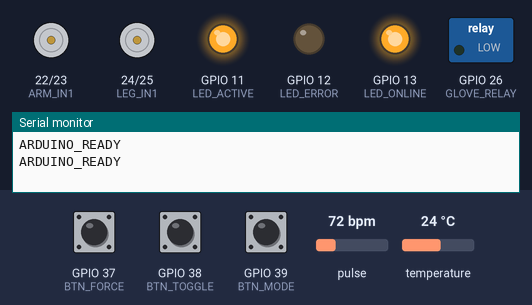
Simulated run of this sketch. Board: ESP32. Parts: motor-driver pin pairs drawn as motors (green arrow = first pin HIGH = forward, orange = second pin HIGH = backward, longer = more drive, scaled by the enable pin), switched loads named in the sketch (green lamp = pin HIGH), output pins drawn as LEDs (lit = HIGH), the last lines printed to the serial monitor. The test bench sets the inputs (shaded band); at power-on: GPIO 38 (BTN_TOGGLE) HIGH, GPIO 39 (BTN_MODE) HIGH, GPIO 37 (BTN_FORCE) HIGH, pulse 72 bpm, temperature 24 °C. Random numbers use the default seed unless the sketch sets one.

Above: at 1.7 s.
1.8 s: GPIO 38 (BTN_TOGGLE) pulled LOW for 3.2 s
At 6.1 s:
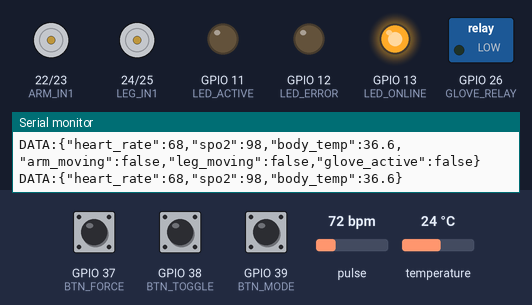
6.5 s: GPIO 38 (BTN_TOGGLE) pulled LOW for 0.95 s
At 7.1 s:
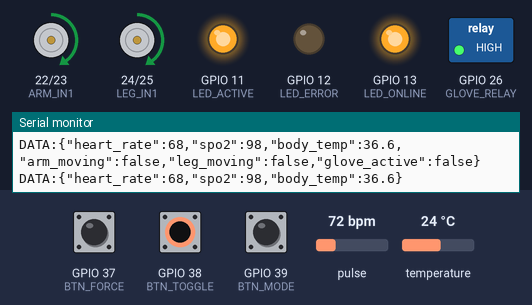
11.1 s: GPIO 39 (BTN_MODE) pulled LOW for 0.95 s
At 13.4 s:
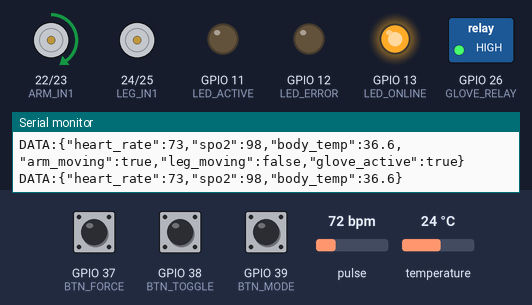
15.7 s: GPIO 37 (BTN_FORCE) pulled LOW for 0.95 s
At 17.3 s:
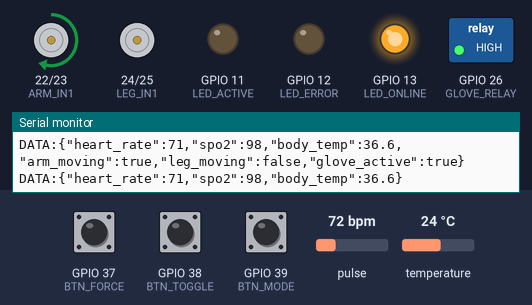
20.3 s: GPIO 39 (BTN_MODE) pulled LOW for 0.95 s
At 21.9 s:
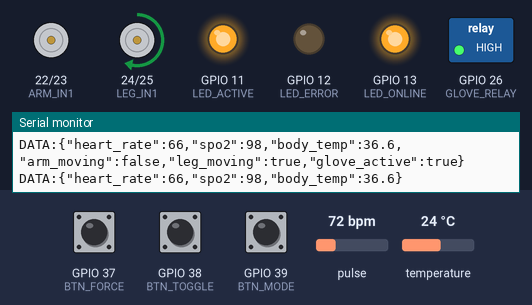
24.9 s: GPIO 37 (BTN_FORCE) pulled LOW for 0.95 s
At 27.4 s:
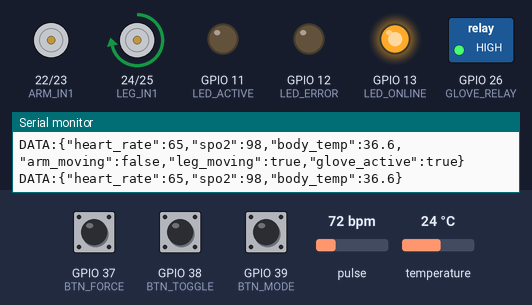
Timing chart, 0 to 30.5 s (numbered marks = the images above; inputs shaded):
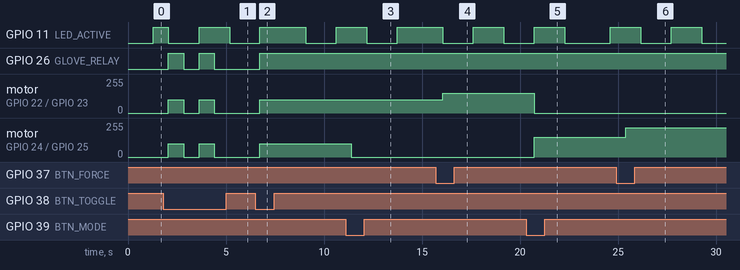

The sketch:

arduino.ino
```cpp
#include <MAX30105.h>
#include <Wire.h>
#include <OneWire.h>
#include <DallasTemperature.h>

MAX30105 particleSensor;
OneWire oneWire(2);
DallasTemperature temperatureSensor(&oneWire);

// Arduino-to-ESP32 serial link.
// Mega 2560 uses Serial1:
//   Mega TX1 pin 18 -> ESP32 RX2 GPIO16
//   Mega RX1 pin 19 <- ESP32 TX2 GPIO17
//   Mega GND        -> ESP32 GND
//
// Uno/Nano fallback uses Serial:
//   Arduino TX pin 1 -> ESP32 RX2 GPIO16
//   Arduino RX pin 0 <- ESP32 TX2 GPIO17
//   Arduino GND      -> ESP32 GND
#if defined(HAVE_HWSERIAL1)
  #define ESP32_LINK Serial1
#else
  #define ESP32_LINK Serial
#endif

#define BTN_FORCE  A1
#define BTN_TOGGLE A2
#define BTN_MODE   A3

#define ARM_IN1  22
#define ARM_IN2  23
#define ARM_EN   9

#define LEG_IN1  24
#define LEG_IN2  25
#define LEG_EN   10

#define GLOVE_RELAY 26

#define LED_ONLINE 13
#define LED_ERROR  12
#define LED_ACTIVE 11

unsigned long lastSensorRead = 0;
unsigned long lastSend = 0;
unsigned long lastButtonPress = 0;

int cachedBPM = 0;
int cachedSpO2 = 0;
float cachedTemp = 36.6;

bool sensorInitialized = false;
bool armMoving = false;
bool legMoving = false;
bool gloveActive = false;
bool sessionActive = false;
int currentForceLevel = 1;
int currentMode = 0;

char cmdBuffer[40];
byte cmdIndex = 0;

int speedForForceLevel(int forceLevel) {
  if (forceLevel <= 1) return 100;
  if (forceLevel == 2) return 150;
  return 220;
}

void applySessionOutputs() {
  int speed = speedForForceLevel(currentForceLevel);

  if (currentMode == 1) {
    motorExtend(ARM_IN1, ARM_IN2, ARM_EN, speed);
    motorStop(LEG_IN1, LEG_IN2, LEG_EN);
    armMoving = true;
    legMoving = false;
  } else if (currentMode == 2) {
    motorStop(ARM_IN1, ARM_IN2, ARM_EN);
    motorExtend(LEG_IN1, LEG_IN2, LEG_EN, speed);
    armMoving = false;
    legMoving = true;
  } else {
    motorExtend(ARM_IN1, ARM_IN2, ARM_EN, speed);
    motorExtend(LEG_IN1, LEG_IN2, LEG_EN, speed);
    armMoving = true;
    legMoving = true;
  }

  digitalWrite(GLOVE_RELAY, HIGH);
  gloveActive = true;
}

void stopAllOutputs() {
  motorStop(ARM_IN1, ARM_IN2, ARM_EN);
  motorStop(LEG_IN1, LEG_IN2, LEG_EN);
  digitalWrite(GLOVE_RELAY, LOW);
  armMoving = false;
  legMoving = false;
  gloveActive = false;
  sessionActive = false;
}

void setup() {
  Serial.begin(115200);
  ESP32_LINK.begin(115200);
  delay(500);

  pinMode(BTN_FORCE, INPUT_PULLUP);
  pinMode(BTN_TOGGLE, INPUT_PULLUP);
  pinMode(BTN_MODE, INPUT_PULLUP);

  pinMode(ARM_IN1, OUTPUT);
  pinMode(ARM_IN2, OUTPUT);
  pinMode(ARM_EN, OUTPUT);

  pinMode(LEG_IN1, OUTPUT);
  pinMode(LEG_IN2, OUTPUT);
  pinMode(LEG_EN, OUTPUT);

  pinMode(GLOVE_RELAY, OUTPUT);

  pinMode(LED_ONLINE, OUTPUT);
  pinMode(LED_ERROR, OUTPUT);
  pinMode(LED_ACTIVE, OUTPUT);

  motorStop(ARM_IN1, ARM_IN2, ARM_EN);
  motorStop(LEG_IN1, LEG_IN2, LEG_EN);
  digitalWrite(GLOVE_RELAY, LOW);

  if (particleSensor.begin(Wire, I2C_SPEED_FAST)) {
    particleSensor.setup();
    sensorInitialized = true;
  } else {
    digitalWrite(LED_ERROR, HIGH);
  }

  temperatureSensor.begin();

  digitalWrite(LED_ONLINE, HIGH);
  Serial.println("ARDUINO_READY");
  ESP32_LINK.println("ARDUINO_READY");
}

void loop() {
  unsigned long now = millis();

  checkButtons();
  checkSerialCommands();

  if (now - lastSensorRead >= 500) {
    readAllSensors();
    lastSensorRead = now;
  }

  if (now - lastSend >= 2000) {
    broadcastVitals();
    lastSend = now;
  }

  digitalWrite(LED_ACTIVE, (now / 500) % 2);
}

void checkButtons() {
  unsigned long now = millis();
  if (now - lastButtonPress < 400) return;

  if (digitalRead(BTN_FORCE) == LOW) {
    currentForceLevel = (currentForceLevel % 3) + 1;
    if (sessionActive) applySessionOutputs();
    lastButtonPress = now;
  }

  else if (digitalRead(BTN_TOGGLE) == LOW) {
    if (sessionActive) {
      stopAllOutputs();
    } else {
      sessionActive = true;
      applySessionOutputs();
    }

    lastButtonPress = now;
  }

  else if (digitalRead(BTN_MODE) == LOW) {
    currentMode = (currentMode + 1) % 3;
    if (sessionActive) applySessionOutputs();
    lastButtonPress = now;
  }
}

void checkSerialCommands() {
  while (ESP32_LINK.available()) {
    char c = ESP32_LINK.read();

    if (c == '\n') {
      cmdBuffer[cmdIndex] = '\0';
      processCommand(cmdBuffer);
      cmdIndex = 0;
    }

    else if (c != '\r') {
      if (cmdIndex < sizeof(cmdBuffer) - 1) {
        cmdBuffer[cmdIndex++] = c;
      }
    }
  }
}

void processCommand(char *cmd) {
  if (startsWith(cmd, "CMD:START") || startsWith(cmd, "CMD:ALL:ON")) {
    sessionActive = true;
    applySessionOutputs();
  }

  else if (startsWith(cmd, "CMD:SET_FORCE:")) {
    currentForceLevel = atoi(cmd + 14);
    if (currentForceLevel < 1) currentForceLevel = 1;
    if (currentForceLevel > 3) currentForceLevel = 3;
    if (sessionActive) applySessionOutputs();
  }

  else if (startsWith(cmd, "CMD:SET_MODE:")) {
    currentMode = atoi(cmd + 13);
    if (currentMode < 0) currentMode = 0;
    if (currentMode > 2) currentMode = 0;
    if (sessionActive) applySessionOutputs();
  }

  else if (startsWith(cmd, "CMD:RESET")) {
    currentForceLevel = 1;
    currentMode = 0;
    stopAllOutputs();
  }

  else if (startsWith(cmd, "CMD:ARM:EXT") || startsWith(cmd, "CMD:HAND:EXT")) {
    motorExtend(ARM_IN1, ARM_IN2, ARM_EN, 120);
    armMoving = true;
  }

  else if (startsWith(cmd, "CMD:ARM:RET") || startsWith(cmd, "CMD:HAND:RET")) {
    motorRetract(ARM_IN1, ARM_IN2, ARM_EN, 120);
    armMoving = true;
  }

  else if (startsWith(cmd, "CMD:ARM:STOP") || startsWith(cmd, "CMD:HAND:STP")) {
    motorStop(ARM_IN1, ARM_IN2, ARM_EN);
    armMoving = false;
  }

  else if (startsWith(cmd, "CMD:LEG:EXT")) {
    motorExtend(LEG_IN1, LEG_IN2, LEG_EN, 120);
    legMoving = true;
  }

  else if (startsWith(cmd, "CMD:LEG:RET")) {
    motorRetract(LEG_IN1, LEG_IN2, LEG_EN, 120);
    legMoving = true;
  }

  else if (startsWith(cmd, "CMD:LEG:STOP") || startsWith(cmd, "CMD:LEG:STP")) {
    motorStop(LEG_IN1, LEG_IN2, LEG_EN);
    legMoving = false;
  }

  else if (startsWith(cmd, "CMD:GLOVE:ON") || startsWith(cmd, "GLOVE:ON")) {
    digitalWrite(GLOVE_RELAY, HIGH);
    gloveActive = true;
  }

  else if (startsWith(cmd, "CMD:GLOVE:OFF") || startsWith(cmd, "GLOVE:OFF")) {
    digitalWrite(GLOVE_RELAY, LOW);
    gloveActive = false;
  }

  else if (startsWith(cmd, "CMD:STOP")) {
    stopAllOutputs();
  }
}

void readAllSensors() {
  if (sensorInitialized) {
    long irValue = particleSensor.getIR();

    if (irValue > 50000) {
      cachedBPM = 70 + random(-5, 6);
      cachedSpO2 = 98;
    } else {
      cachedBPM = 0;
      cachedSpO2 = 0;
    }
  } else {
    cachedBPM = 72 + random(-5, 6);
    cachedSpO2 = 98;
  }

  temperatureSensor.requestTemperatures();
  cachedTemp = temperatureSensor.getTempCByIndex(0);

  if (cachedTemp < 30.0 || cachedTemp > 43.0) {
    cachedTemp = 36.6;
  }
}

void broadcastVitals() {
  ESP32_LINK.print("DATA:{\"heart_rate\":");
  ESP32_LINK.print(cachedBPM);
  ESP32_LINK.print(",\"spo2\":");
  ESP32_LINK.print(cachedSpO2);
  ESP32_LINK.print(",\"body_temp\":");
  ESP32_LINK.print(cachedTemp, 1);
  ESP32_LINK.print(",\"arm_moving\":");
  ESP32_LINK.print(armMoving ? "true" : "false");
  ESP32_LINK.print(",\"leg_moving\":");
  ESP32_LINK.print(legMoving ? "true" : "false");
  ESP32_LINK.print(",\"glove_active\":");
  ESP32_LINK.print(gloveActive ? "true" : "false");
  ESP32_LINK.println("}");

  Serial.print("DATA:{\"heart_rate\":");
  Serial.print(cachedBPM);
  Serial.print(",\"spo2\":");
  Serial.print(cachedSpO2);
  Serial.print(",\"body_temp\":");
  Serial.print(cachedTemp, 1);
  Serial.println("}");
}

void motorExtend(int pin1, int pin2, int enablePin, int speed) {
  digitalWrite(pin1, HIGH);
  digitalWrite(pin2, LOW);
  analogWrite(enablePin, speed);
}

void motorRetract(int pin1, int pin2, int enablePin, int speed) {
  digitalWrite(pin1, LOW);
  digitalWrite(pin2, HIGH);
  analogWrite(enablePin, speed);
}

void motorStop(int pin1, int pin2, int enablePin) {
  digitalWrite(pin1, LOW);
  digitalWrite(pin2, LOW);
  analogWrite(enablePin, 0);
}

void setMotorSpeed(int enablePin, int speed) {
  if (speed > 255) speed = 255;
  if (speed < 0) speed = 0;
  analogWrite(enablePin, speed);
}

bool startsWith(char *text, const char *prefix) {
  while (*prefix) {
    if (*text++ != *prefix++) return false;
  }
  return true;
}
```

Measured:
- after the input at 1.8 s, GPIO 26 (GLOVE_RELAY): alternates HIGH for 0.78 s and LOW for 0.77 s, 4 changes in all, then stays LOW, starting after 0.26 s; motor on GPIO 22 (ARM_IN1) / GPIO 23 (ARM_IN2): alternates forward 100/255 for 0.78 s and stopped for 0.77 s, 4 changes in all, then stays stopped, starting after 0.26 s
- after the input at 6.5 s, GPIO 26 (GLOVE_RELAY): LOW → HIGH after 0.23 s; motor on GPIO 22 (ARM_IN1) / GPIO 23 (ARM_IN2), motor on GPIO 24 (LEG_IN1) / GPIO 25 (LEG_IN2): stopped → forward 100/255 after 0.23 s
- after the input at 11.1 s, motor on GPIO 24 (LEG_IN1) / GPIO 25 (LEG_IN2): forward 100/255 → stopped after 0.29 s
- after the input at 15.7 s, motor on GPIO 22 (ARM_IN1) / GPIO 23 (ARM_IN2): forward 100/255 → forward 150/255 after 0.35 s
- after the input at 20.3 s, motor on GPIO 22 (ARM_IN1) / GPIO 23 (ARM_IN2): forward 150/255 → stopped after 0.42 s; motor on GPIO 24 (LEG_IN1) / GPIO 25 (LEG_IN2): stopped → forward 150/255 after 0.42 s
- after the input at 24.9 s, motor on GPIO 24 (LEG_IN1) / GPIO 25 (LEG_IN2): forward 150/255 → forward 220/255 after 0.48 s
